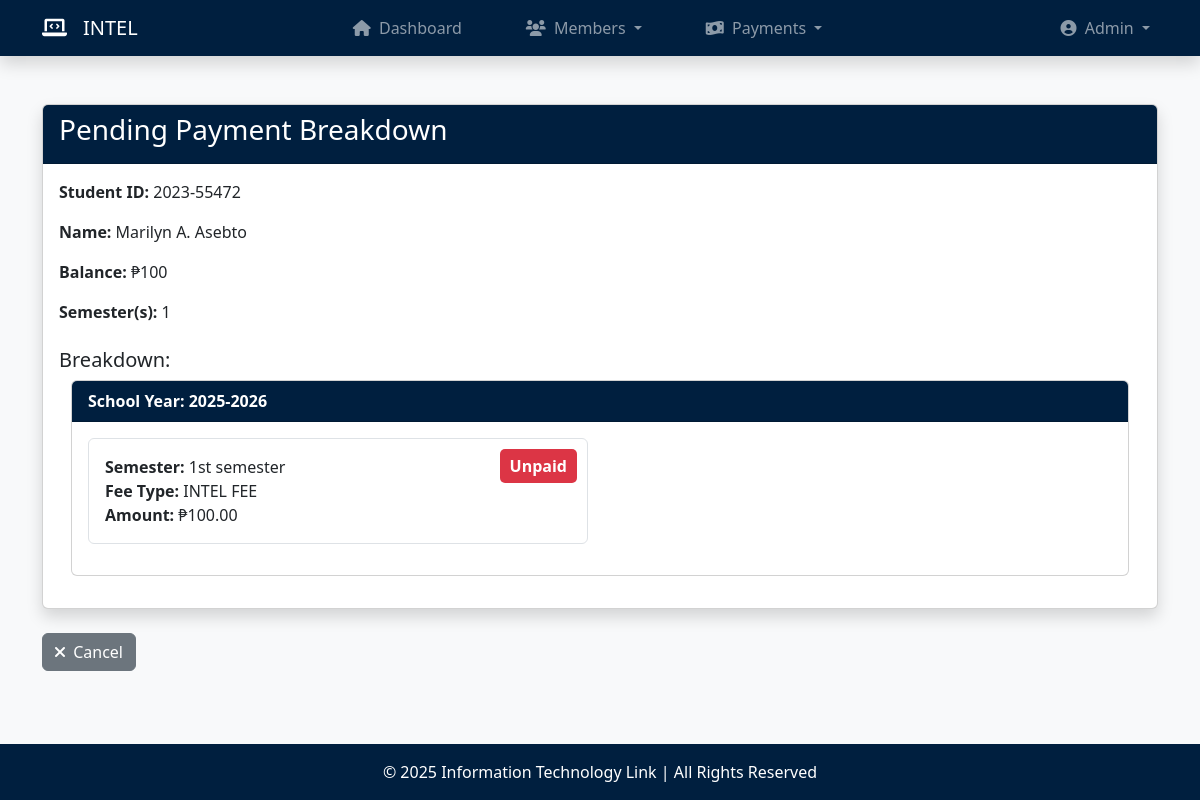
Page /breakdown.php?id=2023-55472 (signed in) on the earlier database version.
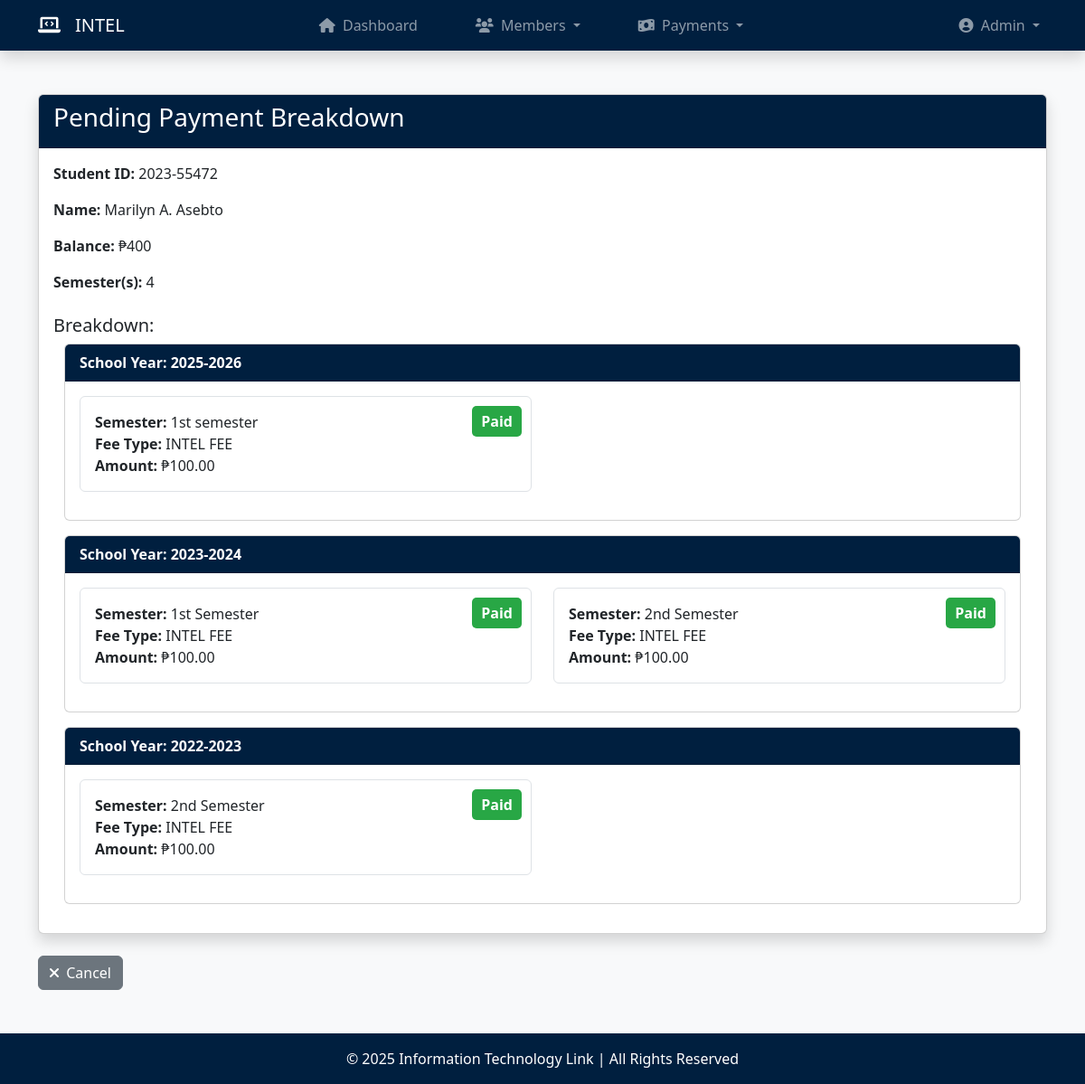
Same page on the later database version.
### tables this page shows
CREATE TABLE `members` (
  `member_id` varchar(25) NOT NULL,
  `last_name` varchar(30) NOT NULL,
  `first_name` varchar(30) NOT NULL,
  `middle_name` varchar(30) DEFAULT NULL,
  `contact_num` varchar(15) NOT NULL,
  `email` varchar(60) NOT NULL,
  `status` enum('Active','Inactive') NOT NULL,
  `membership_date` timestamp NOT NULL DEFAULT current_timestamp()
);

CREATE TABLE `fees` (
  `member_id` varchar(25) NOT NULL,
  `fee_amount` smallint(6) NOT NULL,
  `fee_type` varchar(50) NOT NULL,
  `semester` varchar(50) NOT NULL,
  `school_year` varchar(25) NOT NULL,
  `status` enum('Paid','Unpaid') NOT NULL
);

### functions.php (called while the page is built, shortened)
<?php
    function sanitize_input($data) {
        $data = trim($data);
        $data = stripslashes($data);
        $data = htmlspecialchars($data, ENT_QUOTES, 'UTF-8');
        return $data;
    }
    function format_name($first_name, $last_name, $middle_name = '') {
        $formatted = "$first_name ";
        if (!empty($middle_name)) {
            $middle_initial = substr($middle_name, 0, 1);
            $formatted .= "$middle_initial. ";
        }
        $formatted .= $last_name;
        return $formatted;
    }
?>

### breakdown.php (the view, shortened to what this page needs)
<?php
    require_once('database.php');
    require_once('functions.php');
    $member_id = sanitize_input($_GET['id']);
    $stmt = $conn->prepare("
        SELECT
            m.member_id,
            m.first_name,
            m.last_name,
            m.middle_name,
            m.email,
            m.contact_num,
            m.status,
            COALESCE(SUM(f.fee_amount), 0) AS total_fee_amount,
            COUNT(f.semester) AS semesters
        FROM members m
        LEFT JOIN fees f ON m.member_id = f.member_id
        WHERE m.member_id = ?
        GROUP BY m.member_id
    ");
    $stmt->bind_param("s", $member_id);
    $stmt->execute();
    $result = $stmt->get_result();
    $member = $result->fetch_assoc();
    $stmt = $conn->prepare("
        SELECT f.semester, f.fee_amount, f.fee_type, f.school_year, f.status
        FROM fees f
        WHERE f.member_id = ?
        ORDER BY f.school_year DESC, f.semester ASC
    ");
    $stmt->bind_param("s", $member_id);
    $stmt->execute();
    $fees_result = $stmt->get_result();
    $fees = $fees_result->fetch_all(MYSQLI_ASSOC);
    $breakdown = [];
    foreach ($fees as $row) {
        $breakdown[] = [
            'school_year' => htmlspecialchars($row['school_year']),
            'semester' => htmlspecialchars($row['semester']),
            'fee_type' => htmlspecialchars($row['fee_type']),
            'amount' => number_format($row['fee_amount'], 2),
            'status' => htmlspecialchars($row['status'])
        ];
    }
?>
<!DOCTYPE html>
<html lang="en">
<head>
    <link rel="stylesheet" href="https://cdn.jsdelivr.net/npm/bootstrap@5.3.0/dist/css/bootstrap.min.css">
    <link rel="stylesheet" href="https://cdnjs.cloudflare.com/ajax/libs/font-awesome/6.0.0/css/all.min.css">
</head>
<body>
    <?php include('navbar.php'); ?>
    <main class="container my-5">
        <div class="card shadow">
            <div class="card-header bg-navy text-white">
                <h3>Pending Payment Breakdown</h3>
            </div>
            <div class="card-body">
                <p><strong>Student ID:</strong> <?php echo htmlspecialchars($member['member_id']); ?></p>
                <p><strong>Name:</strong> <?php echo htmlspecialchars(format_name($member['first_name'], $member['last_name'], $member['middle_name'])); ?></p>
                <p><strong>Balance:</strong> ₱<?php echo htmlspecialchars($member['total_fee_amount']); ?></p>
                <p><strong>Semester(s):</strong> <?php echo htmlspecialchars($member['semesters']); ?></p>
                <h5 class="mt-4">Breakdown:</h5>
                <div class="container">
                    <?php
                    $grouped_fees = [];
                    foreach ($breakdown as $item) {
                        $grouped_fees[$item['school_year']][] = $item;
                    }
                    ?>
                    <?php foreach ($grouped_fees as $school_year => $fees): ?>
                        <div class="card mb-3">
                            <div class="card-header bg-navy text-white">
                                <strong>School Year: <?php echo htmlspecialchars($school_year); ?></strong>
                            </div>
                            <div class="card-body">
                                <div class="row">
                                    <?php foreach ($fees as $fee): ?>
                                        <div class="col-md-6">
                                            <div class="p-3 border rounded fee-card">
                                                <div class="status-badge <?php echo $fee['status'] === 'Paid' ? 'status-paid' : 'status-unpaid'; ?>">
                                                    <?php echo htmlspecialchars($fee['status']); ?>
                                                </div>
                                                <strong>Semester:</strong> <?php echo htmlspecialchars($fee['semester']); ?><br>
                                                <strong>Fee Type:</strong> <?php echo htmlspecialchars($fee['fee_type']); ?><br>
                                                <strong>Amount:</strong> ₱<?php echo htmlspecialchars($fee['amount']); ?>
                                            </div>
                                        </div>
                                    <?php endforeach; ?>
                                </div>
                            </div>
                        </div>
                    <?php endforeach; ?>
                </div>
            </div>
        </div>
        <div class="d-flex justify-content-between mt-4">
            <a href="members.php" class="btn btn-secondary me-2">
                <i class="fas fa-times me-1"></i> Cancel
            </a>
        </div>
    </main>
    <?php include('footer.php'); ?>
</body>
</html>

### navbar.php (shortened to what this page needs)
<?php
    $current_page = basename($_SERVER['PHP_SELF']);
    $role_name = $_SESSION['role_name'] ?? 'Admin';
?>
<head>
</head>
<header>
    <nav class="navbar navbar-expand-lg navbar-dark bg-navy shadow">
        <div class="container">
            <a class="navbar-brand d-flex align-items-center me-5" href="dashboard.php">
                <i class="fas fa-laptop-code me-3"></i>
                <span>INTEL</span>
            </a>
            <div class="collapse navbar-collapse" id="navbarMain">
                <div class="mx-auto">
                    <ul class="navbar-nav gap-5 ms-5">
                        <li class="nav-item">
                            <a class="nav-link <?php echo ($current_page == 'dashboard.php') ? 'active' : ''; ?>" href="dashboard.php">
                                <i class="fas fa-home me-1"></i> Dashboard
                            </a>
                        </li>
                        <li class="nav-item dropdown">
                            <a class="nav-link dropdown-toggle <?php echo (in_array($current_page, ['members.php', 'add_member.php', 'edit_member.php', 'view_member.php'])) ? 'active' : ''; ?>"
                            href="#" id="membersDropdown" role="button" data-bs-toggle="dropdown" aria-expanded="false">
                                <i class="fas fa-users me-1"></i> Members
                            </a>
                        </li>
                        <li class="nav-item dropdown">
                            <a class="nav-link dropdown-toggle <?php echo (in_array($current_page, ['payments.php', 'add_payment.php', 'payment_history.php'])) ? 'active' : ''; ?>"
                            href="#" id="paymentsDropdown" role="button" data-bs-toggle="dropdown" aria-expanded="false">
                                <i class="fas fa-money-bill-wave me-1"></i> Payments
                            </a>
                        </li>
                    </ul>
                </div>
                <ul class="navbar-nav ms-auto">
                    <li class="nav-item dropdown">
                        <a class="nav-link dropdown-toggle" href="#" id="userDropdown" role="button" data-bs-toggle="dropdown" aria-expanded="false">
                        <i class="fas fa-user-circle me-1"></i> <?php echo htmlspecialchars($role_name); ?>
                        </a>
                    </li>
                </ul>
            </div>
        </div>
    </nav>
</header>

### footer.php
<footer class="bg-navy text-white text-center py-3 mt-auto">
    <p class="mb-0">&copy; 2025 Information Technology Link | All Rights Reserved</p>
</footer>

### breakdown.php (style rules this page uses)
html, body { height: 100%; margin: 0; display: flex; flex-direction: column; background-color: #f8f9fa; }
main { flex: 1; }
.bg-navy { background-color: #001f3f !important; }
.text-white { color: #ffffff !important; }
footer { background-color: #001f3f; color: white; text-align: center; padding: 10px 0; }
.status-badge { position: absolute; top: 10px; right: 10px; padding: 5px 10px; border-radius: 5px; font-weight: bold; }
.status-paid { background-color: #28a745; color: white; }
.fee-card { position: relative; margin-bottom: 15px; }
.status-unpaid { background-color: #dc3545; color: white; }

Differences in the rows shown:
removed fees: status "Unpaid", semester "1st semester", fee_type "INTEL FEE", amount "100.00", shown under "2025-2026"
added fees: status "Paid", semester "1st semester", fee_type "INTEL FEE", amount "100.00", shown under "2025-2026"
added fees: status "Paid", semester "1st Semester", fee_type "INTEL FEE", amount "100.00", shown under "2023-2024"
added fees: status "Paid", semester "2nd Semester", fee_type "INTEL FEE", amount "100.00", shown under "2023-2024"
added fees: status "Paid", semester "2nd Semester", fee_type "INTEL FEE", amount "100.00", shown under "2022-2023"
Other differences:
$member['total_fee_amount']: "100" → "400"
$member['semesters']: "1" → "4"
new list line: "School Year: 2023-2024"
new list line: "School Year: 2022-2023"
